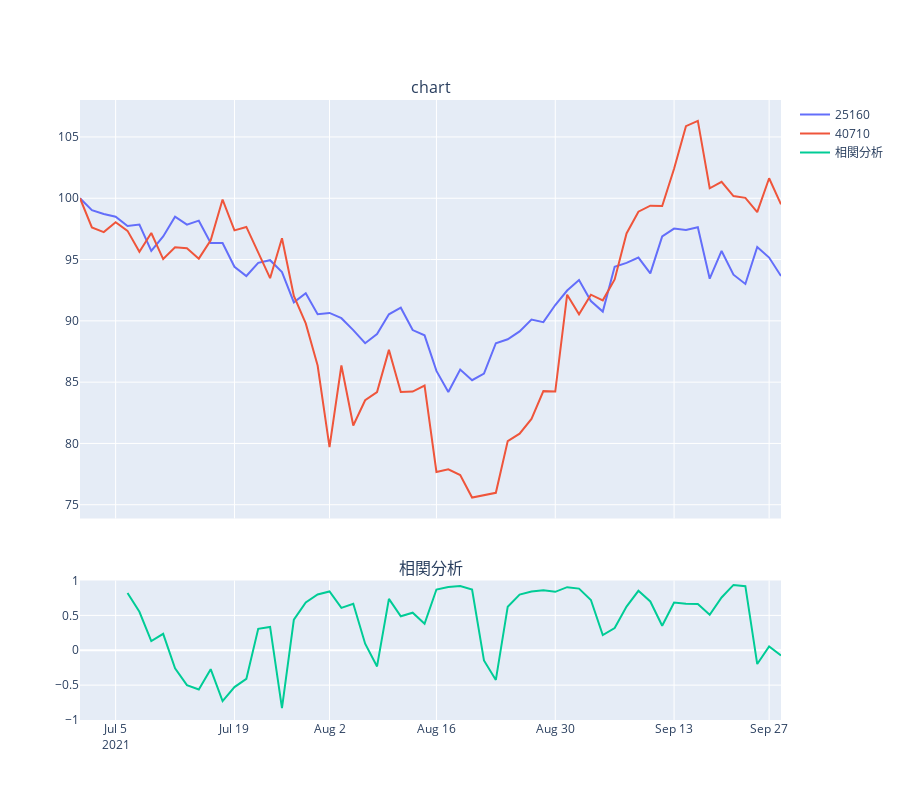

Notebook cell for this chart:
### Code cell
for code in dict_target_change_ipo.keys():
    print(code)
    # strftimeで文字列型に変換して、int()関数で変換
    start = dict_target_change_ipo[code][2].strftime('%Y%m%d')
    end = dict_target_change_ipo[code][3].strftime('%Y%m%d')
    vi.pairchart(dict_target_change_ipo[code][0],dict_target_change_ipo[code][1],start,end,indexing=True,corr=True,corr_span=5)
    # df確認用　下2行
    # print(dict_target_change_ipo[code][0])
    # print(dict_target_change_ipo[code][1])
